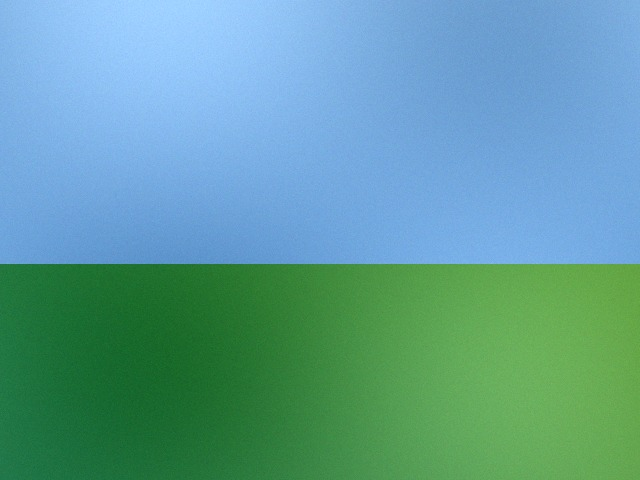
#> input picture sample_images/sample1_authentic.jpg, 640 x 480 px
$ python -i frequency_analysis.py   (imports and definitions only)
#> lines starting #> are read from the running program, lines starting #| are printed output that depends on the picture
"""
Frequency Domain Analysis module for ForenScan.
Applies 2D Fast Fourier Transform (FFT) and Discrete Cosine Transform (DCT).
Detects periodic lattice spikes (checkerboard upsampling artifacts in GANs/Diffusion),
spectral decay slope deviations from natural 1/f^alpha photographic power laws,
and 8x8 DCT grid disruptions.
"""

from typing import Dict, Any, Tuple, List
import numpy as np
import cv2


# [21 lines that did not run here, left out]


def analyze_frequency_domain(
    gray_image: np.ndarray,
    sensitivity: float = 1.0
) -> Dict[str, Any]:
    """
    Perform 2D FFT and 2D DCT frequency domain analysis.

    Parameters:
        gray_image: np.ndarray uint8 of shape (H, W)
        sensitivity: Sensitivity multiplier for peak detection

    Returns:
        dict containing:
            - fft_spectrum: np.ndarray uint8 RGB (log magnitude spectrum display)
            - dct_spectrum: np.ndarray uint8 RGB (average 8x8 block DCT display)
            - radial_radii: list of radius integers
            - radial_profile: list of float power values
            - spectral_slope: float decay exponent
            - periodic_peak_count: int count of unnatural high-frequency spikes
            - high_freq_energy_ratio: float % of energy in high frequency band
            - dct_block_energy: float
            - anomalies: list of human-readable findings
    """
    h, w = gray_image.shape

    # 1. 2D Fast Fourier Transform (FFT)
    # Using float32 for high numerical precision
    f_transform = np.fft.fft2(gray_image.astype(np.float32))
    f_shift = np.fft.fftshift(f_transform)
    magnitude_spectrum = np.abs(f_shift)
    power_spectrum = magnitude_spectrum ** 2

    # Log magnitude for human visual interpretation
    log_magnitude = np.log1p(magnitude_spectrum)
    norm_fft = cv2.normalize(log_magnitude, None, alpha=0, beta=255, norm_type=cv2.NORM_MINMAX)
    norm_fft_uint8 = np.clip(norm_fft, 0, 255).astype(np.uint8)
    fft_spectrum_bgr = cv2.applyColorMap(norm_fft_uint8, cv2.COLORMAP_VIRIDIS)
    fft_spectrum_rgb = cv2.cvtColor(fft_spectrum_bgr, cv2.COLOR_BGR2RGB)

    # 2. Azimuthal Average (Radial Power Profile)
    radii, radial_vals = azimuthal_average(power_spectrum)

    # Fit power law log(P) = -alpha * log(r) + c (excluding DC radius 0 and 1)
    valid_mask = (radii >= 5) & (radii < len(radii) * 0.8) & (radial_vals > 0)
    if np.sum(valid_mask) > 10:
        log_r = np.log(radii[valid_mask])
        log_p = np.log(radial_vals[valid_mask])
        # Linear regression slope: p = -alpha * r + c
        poly = np.polyfit(log_r, log_p, 1)
        spectral_slope = float(-poly[0])  # Positive alpha represents decay rate
    else:
        spectral_slope = 2.0

    # 3. Detect Periodic High-Frequency Spikes (GAN / Diffusion checkerboard artifacts)
    # Remove low frequency center circle to avoid confusing natural DC luminance with periodic spikes
    cy, cx = h // 2, w // 2
    y, x = np.ogrid[:h, :w]
    dist_from_center = np.sqrt((x - cx)**2 + (y - cy)**2)

    # Analyze middle-to-high frequency annular zone (20% to 80% of max radius)
    max_r = min(cy, cx)
    annulus_mask = (dist_from_center > (max_r * 0.20)) & (dist_from_center < (max_r * 0.80))

    # Background subtraction: median filtered log magnitude
    # Using a 25x25 median blur to isolate sharp isolated frequency spikes from broad textures
    log_mag_blurred = cv2.medianBlur(norm_fft_uint8, 25).astype(np.float32)
    residual_mag = norm_fft_uint8.astype(np.float32) - log_mag_blurred

    annulus_pixels = residual_mag[annulus_mask]
    annulus_std = float(np.std(annulus_pixels)) + 1e-5
    annulus_mean = float(np.mean(annulus_pixels))

    # High prominence threshold (must be significantly higher than local background)
    spike_thresh = max(18.0, annulus_mean + (5.5 / max(0.2, sensitivity)) * annulus_std)
    spike_candidates = (residual_mag > spike_thresh) & annulus_mask & (norm_fft_uint8 > 60)

    # Filter out single-pixel noise: require components of size >= 2 pixels
    num_labels, labels, stats, _ = cv2.connectedComponentsWithStats(spike_candidates.astype(np.uint8))
    periodic_peak_count = 0
    for lbl in range(1, num_labels):
        area = stats[lbl, cv2.CC_STAT_AREA]
        if area >= 2:
            periodic_peak_count += 1

    # 4. High-frequency energy ratio
    high_freq_mask = dist_from_center > (max_r * 0.5)
    total_energy = float(np.sum(power_spectrum)) + 1e-5
    high_freq_energy = float(np.sum(power_spectrum[high_freq_mask]))
    high_freq_ratio = (high_freq_energy / total_energy) * 100.0

    # 5. Discrete Cosine Transform (8x8 blocks)
    # JPEG compresses in 8x8 blocks. Natural photographs recompressed maintain 8x8 grid power.
    # Uncompressed synthetic generations or spliced regions disrupt this grid.
    h_8 = (h // 8) * 8
    w_8 = (w // 8) * 8
    cropped_gray = gray_image[:h_8, :w_8].astype(np.float32)

    dct_accum = np.zeros((8, 8), dtype=np.float32)
    block_count = 0
    for by in range(0, h_8, 8):
        for bx in range(0, w_8, 8):
            blk = cropped_gray[by:by+8, bx:bx+8]
            dct_blk = cv2.dct(blk)
            dct_accum += np.abs(dct_blk)
            block_count += 1

    if block_count > 0:
        avg_dct = dct_accum / float(block_count)
    else:
        avg_dct = np.zeros((8, 8), dtype=np.float32)

    # Visual representation of average 8x8 DCT
    norm_dct = cv2.normalize(np.log1p(avg_dct), None, alpha=0, beta=255, norm_type=cv2.NORM_MINMAX)
    dct_resized = cv2.resize(norm_dct.astype(np.uint8), (w, h), interpolation=cv2.INTER_NEAREST)
    dct_spectrum_bgr = cv2.applyColorMap(dct_resized, cv2.COLORMAP_MAGMA)
    dct_spectrum_rgb = cv2.cvtColor(dct_spectrum_bgr, cv2.COLOR_BGR2RGB)

    dct_ac_energy = float(np.sum(avg_dct[1:, 1:]))

    # 6. Interpretive anomalies
    anomalies: List[str] = []
    if periodic_peak_count >= 4:
        anomalies.append(
            f"Detected {periodic_peak_count} anomalous periodic frequency spikes in 2D FFT spectrum. "
            "Strongly characteristic of transposed convolution artifacts found in GAN and diffusion generator architectures."
        )
    if spectral_slope < 1.1 or spectral_slope > 3.2:
        anomalies.append(
            f"Atypical spectral decay exponent (alpha = {round(spectral_slope, 2)}). "
            "Natural photographic scenes typically obey 1.5 < alpha < 2.5 power-law scaling."
        )
    if high_freq_ratio < 0.05:
        anomalies.append(
            f"Abnormally low high-frequency spectral energy ({round(high_freq_ratio, 3)}%). "
            "Indicates synthetic smoothing or suppression of natural fine-scale photographic textures."
        )

    # Subsample radial profile for clean plotting (e.g. 50 points)
    step = max(1, len(radii) // 50)
    sampled_radii = [int(r) for r in radii[::step]]
    sampled_radial_vals = [float(np.log1p(v)) for v in radial_vals[::step]]

    return {
        "fft_spectrum": fft_spectrum_rgb,
        "dct_spectrum": dct_spectrum_rgb,
        "radial_radii": sampled_radii,
        "radial_profile": sampled_radial_vals,
        "spectral_slope": round(spectral_slope, 3),
        "periodic_peak_count": int(periodic_peak_count),
        "high_freq_energy_ratio": round(high_freq_ratio, 3),
        "dct_ac_energy": round(dct_ac_energy, 2),
        "anomalies": anomalies
    }

>>> import cv2
>>> picture = cv2.imread('../sample_images/sample1_authentic.jpg', cv2.IMREAD_GRAYSCALE)
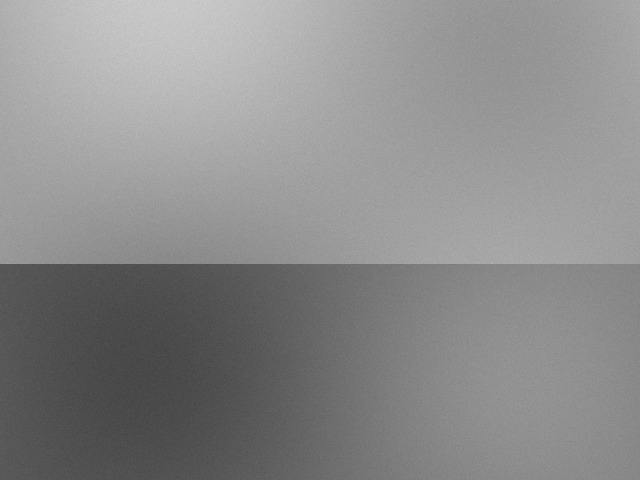
#> picture: shape (480, 640); min 66, max 206, mean 138.9
>>> result = analyze_frequency_domain(picture)
#> in analyze_frequency_domain, `log_magnitude = np.log1p(magnitude_spectrum)`:
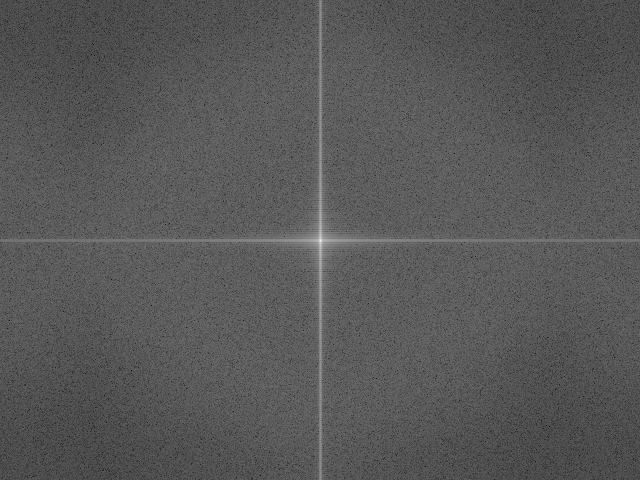
#> log_magnitude: shape (480, 640) float64; min 0.896, max 17.57, mean 6.66; drawn with min black and max white
#> in analyze_frequency_domain, `fft_spectrum_bgr = cv2.applyColorMap(norm_fft_uint8, cv2.COLORMAP_VIRI..`:
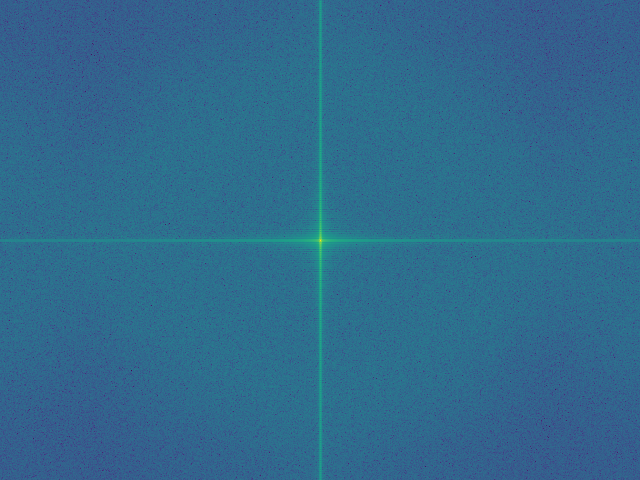
#> fft_spectrum_bgr: shape (480, 640, 3); mean B, G, R 141.5, 106.2, 47.8
#> (the run stopped early here; a loop or call above may not have finished)
